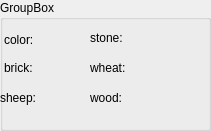
   <widget class="QGroupBox" name="groupBox_2">
    <property name="geometry">
     <rect>
      <x>1140</x>
      <y>200</y>
      <width>211</width>
      <height>131</height>
     </rect>
    </property>
    <property name="title">
     <string>GroupBox</string>
    </property>
    <widget class="QLabel" name="col2">
     <property name="geometry">
      <rect>
       <x>4</x>
       <y>30</y>
       <width>51</width>
       <height>20</height>
      </rect>
     </property>
     <property name="text">
      <string>color:</string>
     </property>
    </widget>
    <widget class="QLabel" name="brick2">
     <property name="geometry">
      <rect>
       <x>4</x>
       <y>60</y>
       <width>51</width>
       <height>16</height>
      </rect>
     </property>
     <property name="text">
      <string>brick:</string>
     </property>
    </widget>
    <widget class="QLabel" name="sheep2">
     <property name="geometry">
      <rect>
       <x>0</x>
       <y>90</y>
       <width>55</width>
       <height>16</height>
      </rect>
     </property>
     <property name="text">
      <string>sheep:</string>
     </property>
    </widget>
    <widget class="QLabel" name="stone2">
     <property name="geometry">
      <rect>
       <x>90</x>
       <y>30</y>
       <width>55</width>
       <height>16</height>
      </rect>
     </property>
     <property name="text">
      <string>stone:</string>
     </property>
    </widget>
    <widget class="QLabel" name="wheat2">
     <property name="geometry">
      <rect>
       <x>90</x>
       <y>60</y>
       <width>55</width>
       <height>16</height>
      </rect>
     </property>
     <property name="text">
      <string>wheat:</string>
     </property>
    </widget>
    <widget class="QLabel" name="wood2">
     <property name="geometry">
      <rect>
       <x>90</x>
       <y>90</y>
       <width>55</width>
       <height>16</height>
      </rect>
     </property>
     <property name="text">
      <string>wood:</string>
     </property>
    </widget>
    <widget class="QLabel" name="col_2">
     <property name="geometry">
      <rect>
       <x>40</x>
       <y>30</y>
       <width>31</width>
       <height>16</height>
      </rect>
     </property>
     <property name="text">
      <string/>
     </property>
    </widget>
    <widget class="QLabel" name="brick_2">
     <property name="geometry">
      <rect>
       <x>40</x>
       <y>60</y>
       <width>31</width>
       <height>16</height>
      </rect>
     </property>
     <property name="text">
      <string/>
     </property>
    </widget>
    <widget class="QLabel" name="sheep_2">
     <property name="geometry">
      <rect>
       <x>40</x>
       <y>90</y>
       <width>31</width>
       <height>16</height>
      </rect>
     </property>
     <property name="text">
      <string/>
     </property>
    </widget>
    <widget class="QLabel" name="stone_2">
     <property name="geometry">
      <rect>
       <x>130</x>
       <y>30</y>
       <width>41</width>
       <height>16</height>
      </rect>
     </property>
     <property name="text">
      <string/>
     </property>
    </widget>
    <widget class="QLabel" name="wheat_2">
     <property name="geometry">
      <rect>
       <x>130</x>
       <y>60</y>
       <width>41</width>
       <height>16</height>
      </rect>
     </property>
     <property name="text">
      <string/>
     </property>
    </widget>
    <widget class="QLabel" name="wood_2">
     <property name="geometry">
      <rect>
       <x>130</x>
       <y>90</y>
       <width>41</width>
       <height>16</height>
      </rect>
     </property>
     <property name="text">
      <string/>
     </property>
    </widget>
   </widget>
